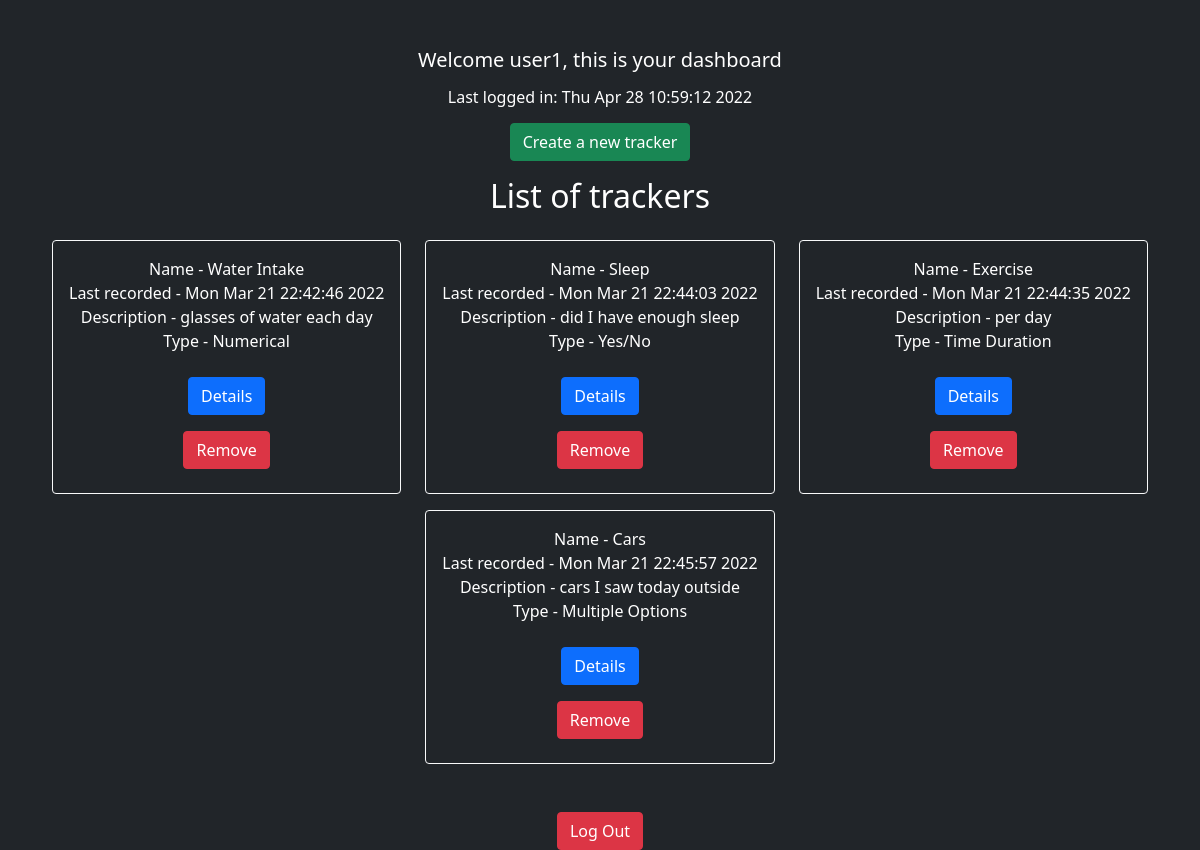
The app's page /dashboard/user1 (signed in), older data.
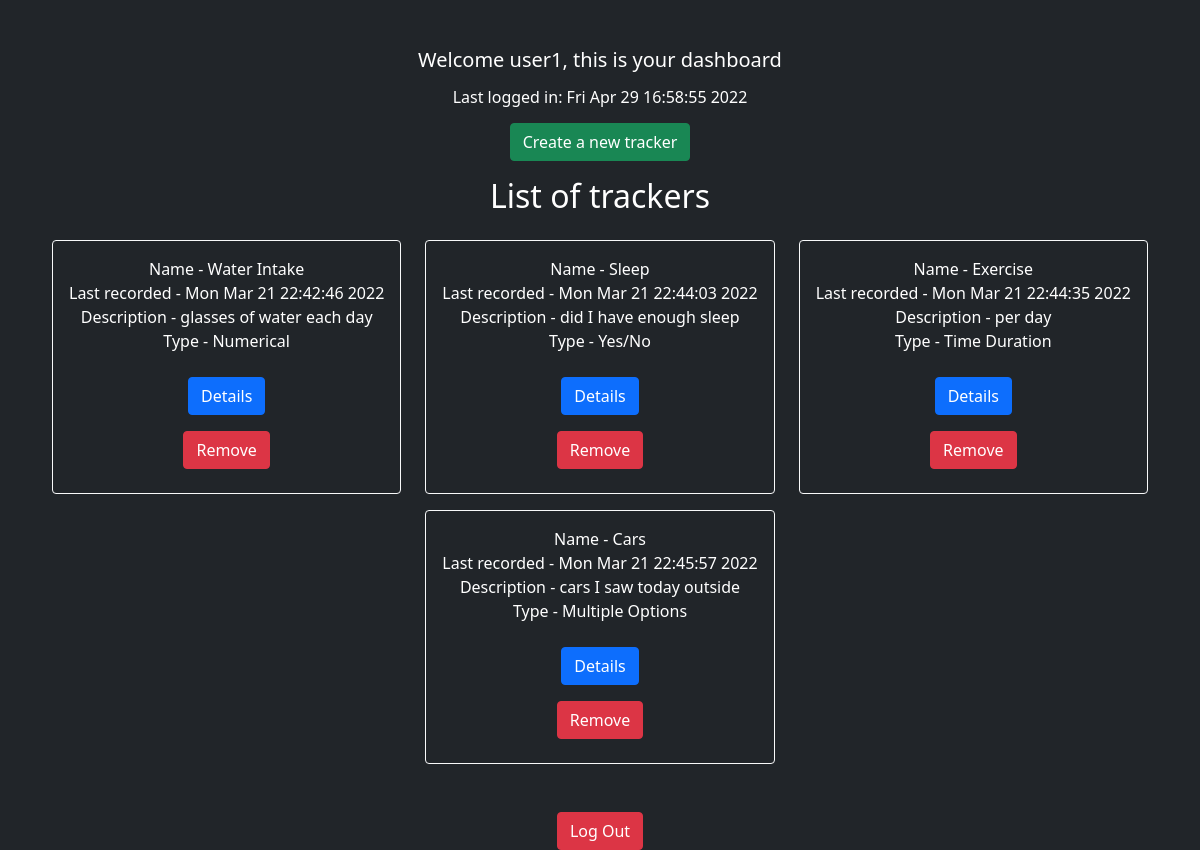
The same page, newer data.
### application/models.py (models this page shows, shortened)
class User(db.Model):
    user_id = db.Column(db.Integer, primary_key=True)
    user_name = db.Column(db.String(80), unique=True, nullable=False)
    password = db.Column(db.String(120), nullable=False)
    last_login_time = db.Column(db.String(100),nullable=False)
    trackers = db.relationship('Tracker', backref='user', lazy=True)

### application/dashboard.py (the view)
@app.route("/dashboard/<user_name>")
def dashboard(user_name):
    if "user_name" in session:
        current_user = User.query.filter_by(user_name=user_name).first()
        last_login_time = current_user.last_login_time
        user_id = current_user.user_id
        user_trackers = Tracker.query.filter_by(user_id=user_id).all()
        return render_template("dashboard.html",user_name=user_name,title="Dashboard",last_login_time=last_login_time,usertrackers=user_trackers)
    else:
        return redirect("/")

### templates/dashboard.html
{% extends 'layout.html' %} {% block body %}
<div class="row mt-5 justify-content-center">
    <div class="col-auto h5">
        Welcome {{user_name}}, this is your dashboard
    </div>
</div>
<div class="row mt-2 justify-content-center">
    <div class="col-auto h6">
        Last logged in: {{last_login_time}} <br>
    </div>
</div>
<div class="row mt-2 justify-content-center">
    <div class="col-auto">
        <a class="btn btn-success" href="/tracker/{{user_name}}">Create a new tracker</a>
    </div>
</div>
<div class="row mt-3 justify-content-center">
    <div class="col-auto">
        <h2 class="h2">List of trackers</h2>
    </div>
</div>
<div class="row justify-content-center">
    {% for tracker in usertrackers %}
    <div class="col-auto mr-3 mt-3 d-flex justify-content-center">
        <div class="row justify-content-center text-center">
            <div class="col-auto">
                <div class="p-3 border-light border rounded">
                    Name - {{tracker["tracker_name"]}} <br>
                    Last recorded - {{tracker["tracker_log_time"]}} <br>
                    Description - {{tracker["tracker_description"]}} <br>
                    {% if tracker["tracker_type"] == "numerical_tracker"%}Type - Numerical{% endif %}
                    {% if tracker["tracker_type"] == "boolean_tracker"%}Type - Yes/No{% endif %}
                    {% if tracker["tracker_type"] == "mo_tracker"%}Type - Multiple Options{% endif %}
                    {% if tracker["tracker_type"] == "time_tracker"%}Type - Time Duration{% endif %} <br>
                    <a class="btn btn-primary mt-4 mb-2" href='/trackerdetails/{{tracker["tracker_id"]}}'>Details</a>
                    <br>
                    <a class="btn btn-danger mt-2 mb-2" href='/deletetracker/{{tracker["tracker_id"]}}'>Remove</a> <br>
                </div>
            </div>
        </div>
    </div>
    {% endfor %}
</div>
<div class="row justify-content-center">
    <div class="col-auto">
        <a class="btn btn-danger mt-5" href="/logout//{{user_name}}">Log Out</a>
    </div>
</div>
{% endblock %}

Row changes from the older to the newer data that the page shows:
changed User "user1": last_login_time "Thu Apr 28 10:59:12 2022" → "Fri Apr 29 16:58:55 2022"
